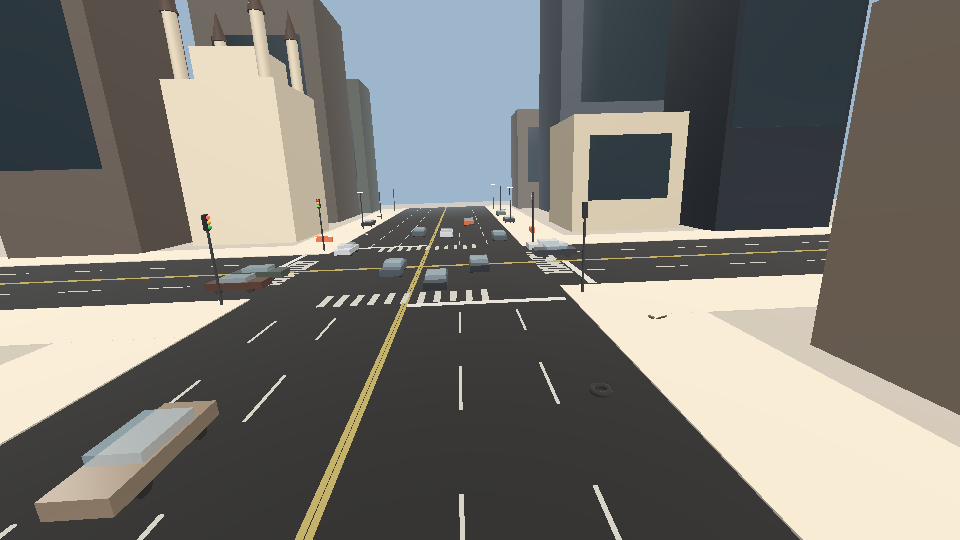
#> input picture edge/detector/sample/images/000000.png, 960 x 540 px
$ python -i balance.py   (imports and definitions only)
#> lines starting #> are read from the running program, lines starting #| are printed output that depends on the picture
"""Add debris-centered crops to the train split.

The full frame is 960 px wide and a cone is often ~10 px. A crop around that
box, saved as its own training image, makes the same object large relative
to the network input. Crops are written next to the other train images and
are gitignored with ``data/yolo/``. Re-running replaces previous crops.

    python edge/detector/balance.py --data data/yolo
"""

from __future__ import annotations

import argparse
from pathlib import Path

from PIL import Image


# [53 lines left out: functions _boxes, _crop_box, _inside, _yolo_line, not called in this run]


def write_crops(data: Path, side: int = 384, per_image: int = 2) -> int:
    images = data / "images" / "train"
    labels = data / "labels" / "train"
    if not images.is_dir():
        raise SystemExit(f"missing {images}")
    for stale in images.glob("crop_*.png"):
        stale.unlink()
    for stale in labels.glob("crop_*.txt"):
        stale.unlink()
    written = 0
    sources = sorted(path for path in images.glob("*.png") if not path.name.startswith("crop_"))
    for image_path in sources:
        with Image.open(image_path) as image:
            frame = image.convert("RGB")
            width, height = frame.size
            if width < side or height < side:
                continue
            boxes = _boxes(labels / f"{image_path.stem}.txt", width, height)
            unknown = [box for box in boxes if box[0] == 1 and box[3] >= 4 and box[4] >= 3]
            unknown.sort(key=lambda box: box[3] * box[4], reverse=True)
            # Largest debris, then the smallest still-visible one. The small
            # crop is the case the full frame was missing.
            chosen = []
            if unknown:
                chosen.append(unknown[0])
            if len(unknown) > 1 and per_image > 1:
                chosen.append(unknown[-1])
            for index, target in enumerate(chosen[:per_image]):
                window = _crop_box(target[1], target[2], target[3], target[4], width, height, side)
                kept = [item for item in (_inside(box, window) for box in boxes) if item is not None]
                if not any(item[0] == 1 for item in kept):
                    continue
                crop = frame.crop((window[0], window[1], window[0] + side, window[1] + side))
                stem = f"crop_{image_path.stem}_{index}"
                crop.save(images / f"{stem}.png")
                (labels / f"{stem}.txt").write_text(
                    "\n".join(_yolo_line(item, side) for item in kept) + "\n",
                    encoding="utf-8",
                )
                written += 1
    return written


# [9 lines left out: function main, not called in this run]


# [2 lines not run here, left out]

>>> import cv2
>>> picture = cv2.imread('sample/images/000000.png', cv2.IMREAD_GRAYSCALE)
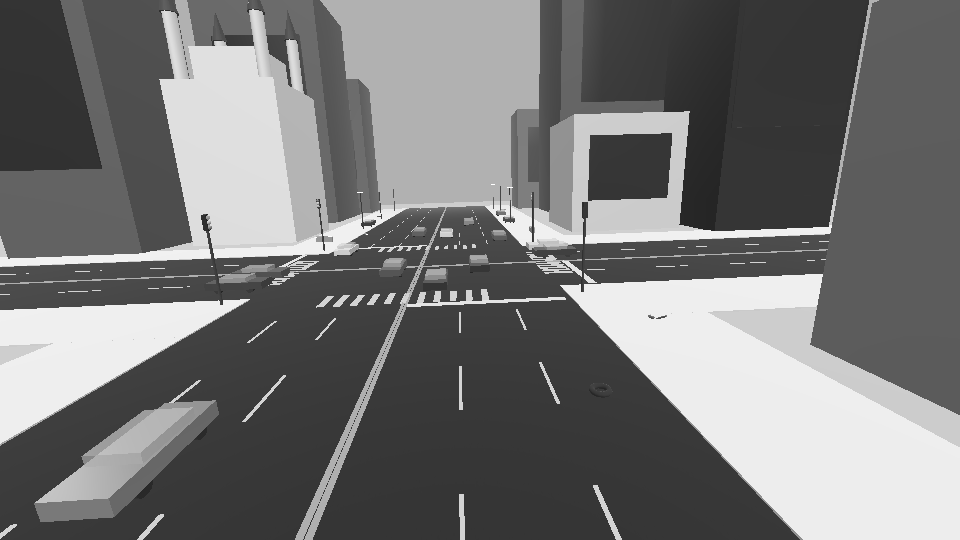
#> picture: shape (540, 960); min 35, max 255, mean 117.3
>>> result = write_crops(picture)
#> (the run stopped early here; a loop or call above may not have finished)
